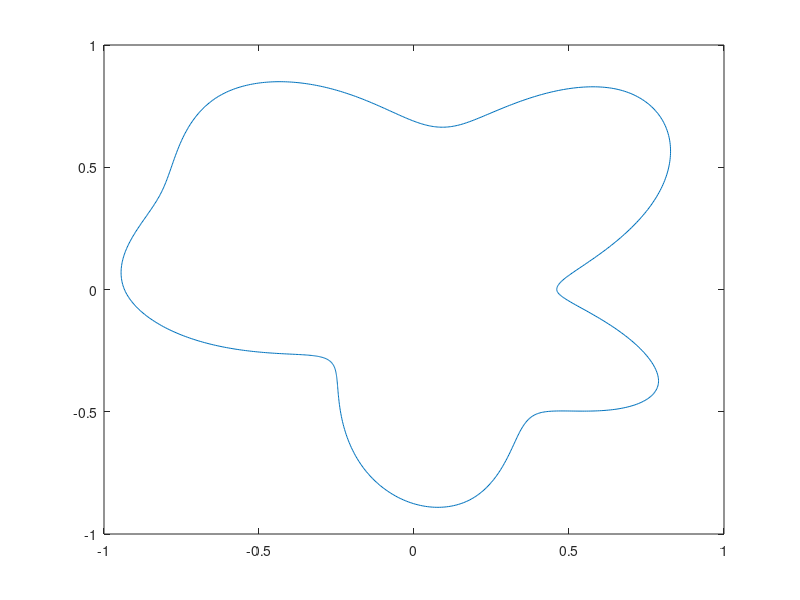

This chart was generated by the following MATLAB code:

travel_length=2*pi;
number_of_trajectory_steps=1000;
number_of_divergences=15;
radius=5+rand;
divergence_range=1;
divergence_steps=linspace(0,2*pi,number_of_divergences);
discrete_steps=linspace(0,2*pi,number_of_trajectory_steps);
random_values=radius+divergence_range*randn([1 number_of_divergences]);
random_values(end)=random_values(1);
fitted_values=spline(divergence_steps,[0 random_values 0],discrete_steps);
x_array=fitted_values.*cos(discrete_steps);
y_array=fitted_values.*sin(discrete_steps);
normalization_coef=sum(sqrt(diff(x_array).^2+diff(y_array).^2));
trajectory_x=travel_length/normalization_coef*x_array;
trajectory_y=travel_length/normalization_coef*y_array;
plot(trajectory_x,trajectory_y)
